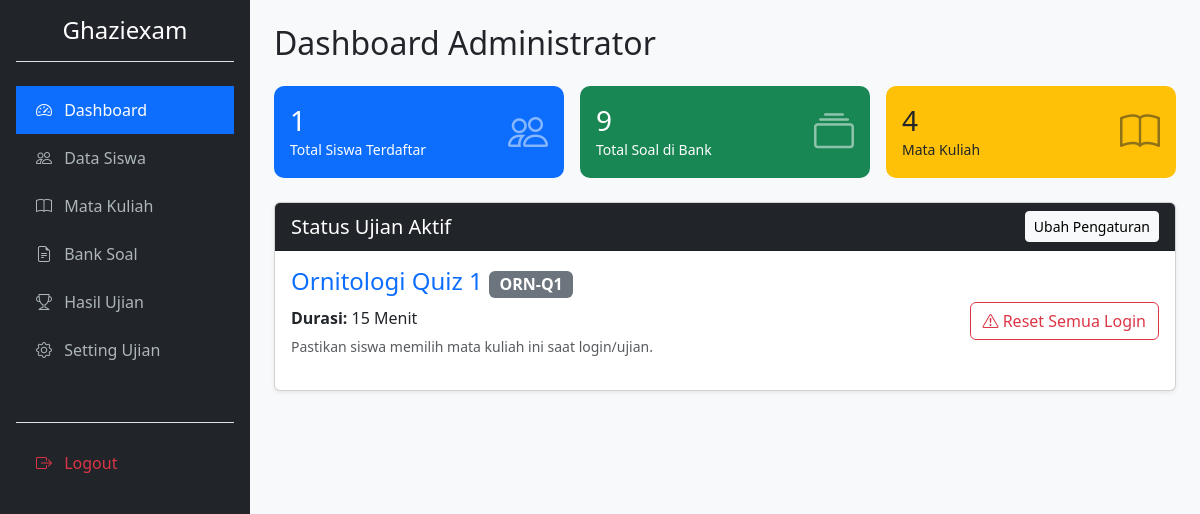
The page /admin.php (signed in) on the database its author committed.
### tables this page shows
CREATE TABLE IF NOT EXISTS `pengaturan` (
`id` int(11) NOT NULL,
  `mk_aktif_id` int(11) DEFAULT NULL,
  `kategori_aktif` varchar(50) DEFAULT 'UTS',
  `durasi_menit` int(11) DEFAULT '60'
);

CREATE TABLE IF NOT EXISTS `matakuliah` (
`id` int(11) NOT NULL,
  `nama_mk` varchar(100) NOT NULL,
  `kode_mk` varchar(20) NOT NULL
);

### admin.php (the view, shortened to what this page needs)
<?php
include 'koneksi.php';
$jml_siswa = mysqli_num_rows(mysqli_query($conn, "SELECT id FROM siswa"));
$jml_soal  = mysqli_num_rows(mysqli_query($conn, "SELECT id FROM soal"));
$jml_mk    = mysqli_num_rows(mysqli_query($conn, "SELECT id FROM matakuliah"));
$query_aktif = mysqli_query($conn, "SELECT p.*, m.nama_mk, m.kode_mk
                                    FROM pengaturan p
                                    JOIN matakuliah m ON p.mk_aktif_id = m.id
                                    WHERE p.id = 1");
$ujian_aktif = mysqli_fetch_assoc($query_aktif);
?>
<!DOCTYPE html>
<html lang="id">
<head>
    <link href="https://cdn.jsdelivr.net/npm/bootstrap@5.3.0/dist/css/bootstrap.min.css" rel="stylesheet">
    <link rel="stylesheet" href="https://cdn.jsdelivr.net/npm/bootstrap-icons@1.10.5/font/bootstrap-icons.css">
</head>
<body>
<div class="d-flex">
    <div class="sidebar p-3 d-none d-md-block" style="width: 250px; flex-shrink: 0;">
        <h4 class="text-center mb-4 border-bottom pb-3">Ghaziexam</h4>
        <a href="admin.php" class="active"><i class="bi bi-speedometer2 me-2"></i> Dashboard</a>
        <a href="manajemen_siswa.php"><i class="bi bi-people me-2"></i> Data Siswa</a>
        <a href="tambah_mk.php"><i class="bi bi-book me-2"></i> Mata Kuliah</a>
        <a href="kelola_soal.php"><i class="bi bi-file-earmark-text me-2"></i> Bank Soal</a>
        <a href="rekap_nilai.php"><i class="bi bi-trophy me-2"></i> Hasil Ujian</a>
        <a href="simpan.php" target="_blank"><i class="bi bi-gear me-2"></i> Setting Ujian</a>
        <div class="mt-5 border-top pt-3">
            <a href="logout.php" class="text-danger"><i class="bi bi-box-arrow-right me-2"></i> Logout</a>
        </div>
    </div>
    <div class="flex-grow-1 p-4">
        <h2 class="mb-4">Dashboard Administrator</h2>
        <div class="row g-3 mb-4">
            <div class="col-md-4">
                <div class="card stat-card bg-primary p-3">
                    <div class="d-flex justify-content-between align-items-center">
                        <div>
                            <h3 class="mb-0"><?php echo $jml_siswa; ?></h3>
                            <small>Total Siswa Terdaftar</small>
                        </div>
                        <i class="bi bi-people fs-1 opacity-50"></i>
                    </div>
                </div>
            </div>
            <div class="col-md-4">
                <div class="card stat-card bg-success p-3">
                    <div class="d-flex justify-content-between align-items-center">
                        <div>
                            <h3 class="mb-0"><?php echo $jml_soal; ?></h3>
                            <small>Total Soal di Bank</small>
                        </div>
                        <i class="bi bi-collection fs-1 opacity-50"></i>
                    </div>
                </div>
            </div>
            <div class="col-md-4">
                <div class="card stat-card bg-warning text-dark p-3">
                    <div class="d-flex justify-content-between align-items-center">
                        <div>
                            <h3 class="mb-0"><?php echo $jml_mk; ?></h3>
                            <small>Mata Kuliah</small>
                        </div>
                        <i class="bi bi-book fs-1 opacity-50"></i>
                    </div>
                </div>
            </div>
        </div>
        <div class="card shadow-sm mb-4">
            <div class="card-header bg-dark text-white d-flex justify-content-between align-items-center">
                <h5 class="mb-0">Status Ujian Aktif</h5>
                <a href="simpan.php" class="btn btn-sm btn-light">Ubah Pengaturan</a>
            </div>
            <div class="card-body">
                <div class="row align-items-center">
                    <div class="col-md-8">
                        <h4 class="text-primary"><?php echo $ujian_aktif['nama_mk']; ?> <span class="badge bg-secondary fs-6"><?php echo $ujian_aktif['kode_mk']; ?></span></h4>
                        <p class="mb-1"><strong>Durasi:</strong> <?php echo $ujian_aktif['durasi_menit']; ?> Menit</p>
                        <p class="text-muted"><small>Pastikan siswa memilih mata kuliah ini saat login/ujian.</small></p>
                    </div>
                    <div class="col-md-4 text-end">
                        <a href="admin.php?reset_all_login=true" class="btn btn-outline-danger" onclick="return confirm('Ini akan mengeluarkan (logout) paksa semua siswa yang sedang online. Lanjutkan?')">
                            <i class="bi bi-exclamation-triangle"></i> Reset Semua Login
                        </a>
                    </div>
                </div>
            </div>
        </div>
    </div>
</div>
</body>
</html>

### admin.php (style rules this page uses)
body { background-color: #f8f9fa; }
.sidebar { min-height: 100vh; background: #212529; color: white; }
.sidebar a { color: #adb5bd; text-decoration: none; display: block; padding: 12px 20px; transition: 0.3s; }
.sidebar a:hover, .sidebar a.active { background: #0d6efd; color: white; }
.stat-card { border: none; border-radius: 10px; color: white; transition: transform 0.2s; }

### rows shown on the page
pengaturan: matakuliah.nama_mk "Ornitologi Quiz 1", matakuliah.kode_mk "ORN-Q1", durasi_menit "15"

### other values the page prints
$jml_siswa "1"
$jml_soal "9"
$jml_mk "4"
